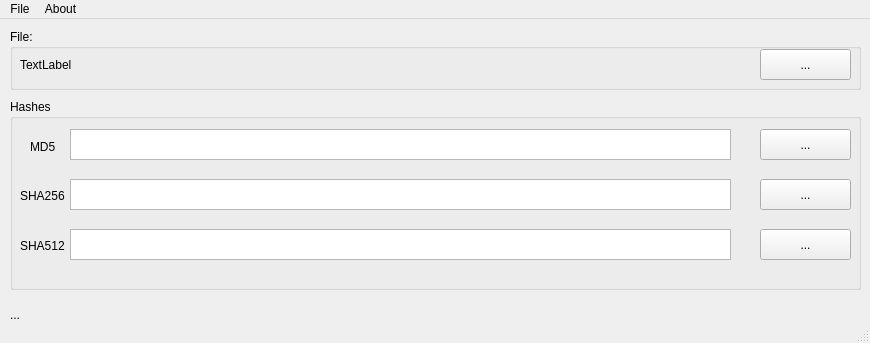
<?xml version="1.0" encoding="UTF-8"?>
<ui version="4.0">
 <class>MainWindow</class>
 <widget class="QMainWindow" name="MainWindow">
  <property name="geometry">
   <rect>
    <x>0</x>
    <y>0</y>
    <width>870</width>
    <height>343</height>
   </rect>
  </property>
  <property name="windowTitle">
   <string>HASHGEN Open Source 0.5</string>
  </property>
  <widget class="QWidget" name="centralwidget">
   <widget class="QGroupBox" name="groupBox">
    <property name="geometry">
     <rect>
      <x>10</x>
      <y>80</y>
      <width>851</width>
      <height>191</height>
     </rect>
    </property>
    <property name="title">
     <string>Hashes</string>
    </property>
    <widget class="QToolButton" name="btnCopySHA512">
     <property name="geometry">
      <rect>
       <x>750</x>
       <y>130</y>
       <width>91</width>
       <height>31</height>
      </rect>
     </property>
     <property name="sizePolicy">
      <sizepolicy hsizetype="Preferred" vsizetype="Preferred">
       <horstretch>0</horstretch>
       <verstretch>0</verstretch>
      </sizepolicy>
     </property>
     <property name="text">
      <string>...</string>
     </property>
    </widget>
    <widget class="QToolButton" name="btnCopySHA256">
     <property name="geometry">
      <rect>
       <x>750</x>
       <y>80</y>
       <width>91</width>
       <height>31</height>
      </rect>
     </property>
     <property name="sizePolicy">
      <sizepolicy hsizetype="Preferred" vsizetype="Preferred">
       <horstretch>0</horstretch>
       <verstretch>0</verstretch>
      </sizepolicy>
     </property>
     <property name="text">
      <string>...</string>
     </property>
    </widget>
    <widget class="QPlainTextEdit" name="fieldSHA256">
     <property name="enabled">
      <bool>true</bool>
     </property>
     <property name="geometry">
      <rect>
       <x>60</x>
       <y>80</y>
       <width>661</width>
       <height>31</height>
      </rect>
     </property>
     <property name="frameShadow">
      <enum>QFrame::Raised</enum>
     </property>
     <property name="readOnly">
      <bool>true</bool>
     </property>
    </widget>
    <widget class="QToolButton" name="btnCopyMD5">
     <property name="geometry">
      <rect>
       <x>750</x>
       <y>30</y>
       <width>91</width>
       <height>31</height>
      </rect>
     </property>
     <property name="sizePolicy">
      <sizepolicy hsizetype="Preferred" vsizetype="Preferred">
       <horstretch>0</horstretch>
       <verstretch>0</verstretch>
      </sizepolicy>
     </property>
     <property name="text">
      <string>...</string>
     </property>
    </widget>
    <widget class="QPlainTextEdit" name="fieldMD5">
     <property name="enabled">
      <bool>true</bool>
     </property>
     <property name="geometry">
      <rect>
       <x>60</x>
       <y>30</y>
       <width>661</width>
       <height>31</height>
      </rect>
     </property>
     <property name="frameShadow">
      <enum>QFrame::Raised</enum>
     </property>
     <property name="readOnly">
      <bool>true</bool>
     </property>
    </widget>
    <widget class="QPlainTextEdit" name="fieldSHA512">
     <property name="enabled">
      <bool>true</bool>
     </property>
     <property name="geometry">
      <rect>
       <x>60</x>
       <y>130</y>
       <width>661</width>
       <height>31</height>
      </rect>
     </property>
     <property name="frameShadow">
      <enum>QFrame::Raised</enum>
     </property>
     <property name="readOnly">
      <bool>true</bool>
     </property>
    </widget>
    <widget class="QLabel" name="labelMD5">
     <property name="geometry">
      <rect>
       <x>20</x>
       <y>40</y>
       <width>31</width>
       <height>16</height>
      </rect>
     </property>
     <property name="text">
      <string>MD5</string>
     </property>
    </widget>
    <widget class="QLabel" name="labelSHA256">
     <property name="geometry">
      <rect>
       <x>10</x>
       <y>90</y>
       <width>47</width>
       <height>13</height>
      </rect>
     </property>
     <property name="text">
      <string>SHA256</string>
     </property>
    </widget>
    <widget class="QLabel" name="labelSHA512">
     <property name="geometry">
      <rect>
       <x>10</x>
       <y>140</y>
       <width>47</width>
       <height>13</height>
      </rect>
     </property>
     <property name="text">
      <string>SHA512</string>
     </property>
    </widget>
   </widget>
   <widget class="QGroupBox" name="groupBox_2">
    <property name="geometry">
     <rect>
      <x>10</x>
      <y>10</y>
      <width>851</width>
      <height>61</height>
     </rect>
    </property>
    <property name="title">
     <string>File:</string>
    </property>
    <widget class="QToolButton" name="btnLoadFile">
     <property name="geometry">
      <rect>
       <x>750</x>
       <y>20</y>
       <width>91</width>
       <height>31</height>
      </rect>
     </property>
     <property name="text">
      <string>...</string>
     </property>
    </widget>
    <widget class="QLabel" name="txtFile">
     <property name="geometry">
      <rect>
       <x>10</x>
       <y>15</y>
       <width>721</width>
       <height>41</height>
      </rect>
     </property>
     <property name="text">
      <string>TextLabel</string>
     </property>
    </widget>
   </widget>
   <widget class="QLabel" name="labelStatus">
    <property name="geometry">
     <rect>
      <x>10</x>
      <y>280</y>
      <width>841</width>
      <height>31</height>
     </rect>
    </property>
    <property name="frameShape">
     <enum>QFrame::NoFrame</enum>
    </property>
    <property name="frameShadow">
     <enum>QFrame::Plain</enum>
    </property>
    <property name="text">
     <string>...</string>
    </property>
   </widget>
  </widget>
  <widget class="QMenuBar" name="menubar">
   <property name="geometry">
    <rect>
     <x>0</x>
     <y>0</y>
     <width>870</width>
     <height>18</height>
    </rect>
   </property>
   <widget class="QMenu" name="menuFile">
    <property name="title">
     <string>File&amp;</string>
    </property>
    <addaction name="acSave"/>
    <addaction name="acSaveAs"/>
    <addaction name="separator"/>
    <addaction name="acQuit"/>
   </widget>
   <widget class="QMenu" name="menuAbout">
    <property name="title">
     <string>About</string>
    </property>
    <addaction name="acAboutQt"/>
    <addaction name="acAbout"/>
   </widget>
   <addaction name="menuFile"/>
   <addaction name="menuAbout"/>
  </widget>
  <widget class="QStatusBar" name="statusbar"/>
  <action name="acSave">
   <property name="text">
    <string>Save..</string>
   </property>
  </action>
  <action name="acSaveAs">
   <property name="text">
    <string>Save as..</string>
   </property>
  </action>
  <action name="acQuit">
   <property name="text">
    <string>Quit</string>
   </property>
  </action>
  <action name="acLoadFile">
   <property name="text">
    <string>Load File</string>
   </property>
  </action>
  <action name="acClipMD5">
   <property name="text">
    <string>Copy MD5</string>
   </property>
  </action>
  <action name="acClipSHA256">
   <property name="text">
    <string>Copy SHA256</string>
   </property>
  </action>
  <action name="acClipSHA512">
   <property name="text">
    <string>Copy SHA512</string>
   </property>
  </action>
  <action name="acAboutQt">
   <property name="text">
    <string>Qt</string>
   </property>
  </action>
  <action name="acAbout">
   <property name="text">
    <string>About..</string>
   </property>
  </action>
 </widget>
 <resources/>
 <connections/>
</ui>
